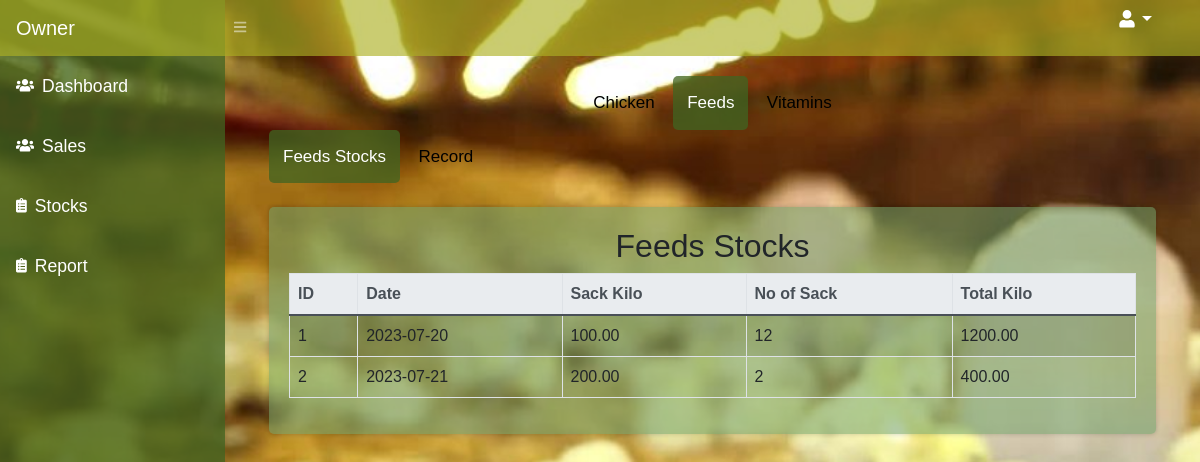
The app's page /admin/feed_stocks_record.php with its own data.
### tables this page shows
CREATE TABLE `feeds_stocks` (
  `id` int(11) NOT NULL,
  `date` date NOT NULL,
  `sack_kilo` decimal(10,2) NOT NULL,
  `no_of_sacks` int(11) NOT NULL,
  `total_kilo` decimal(10,2) NOT NULL
);

### admin/feed_stocks_record.php (the view, shortened to what this page needs)
<!DOCTYPE html>
<html>
<head>
    <link rel="stylesheet" href="https://stackpath.bootstrapcdn.com/bootstrap/4.5.2/css/bootstrap.min.css">
        <link href="https://cdn.jsdelivr.net/npm/simple-datatables@latest/dist/style.css" rel="stylesheet" />
        <link href="../css/styles.css" rel="stylesheet" />
        <link href="../css copy/themee.css" rel="stylesheet" />
</head>
<body class="sb-nav-fixed">
<?php include_once('includes/navbar.php');?>
        <div id="layoutSidenav">
          <?php include_once('includes/sidebar.php');?>
            <div id="layoutSidenav_content">
                <main>
                    <div class="container-fluid px-4">
                    <div class="pill-nav" align="center">
                    <a href="chickenstocks.php">Chicken</a>
                    <a class="active" href="feedsstocks.php">Feeds</a>
                    <a href="vitaminsstocks.php">Vitamins</a>
                    </div>
                    <div class="pill-nav">
                    <a class="active" href="feedsstocks.php">Feeds Stocks</a>
                    <a href="feed_stocks_record.php">Record</a>
                    </div>
</body>
</html>
<?php
$servername = "localhost";
$username = "root";
$password = "";
$dbname = "loginsystem";
$conn = new mysqli($servername, $username, $password, $dbname);
$sql = "SELECT * FROM feeds_stocks";
$result = $conn->query($sql);
if ($result->num_rows > 0) {
    echo "<div class='container mt-4'>";
    echo "<h2>Feeds Stocks</h2>";
    echo "<table class='table table-bordered table-striped'>";
    echo "<thead class='thead-light'>";
    echo "<tr><th>ID</th><th>Date</th><th>Sack Kilo</th><th>No of Sack</th><th>Total Kilo</th></tr>";
    echo "</thead>";
    echo "<tbody>";
    while ($row = $result->fetch_assoc()) {
        echo "<tr>";
        echo "<td>" . $row['id'] . "</td>";
        echo "<td>" . $row['date'] . "</td>";
        echo "<td>" . $row['sack_kilo'] . "</td>";
        echo "<td>" . $row['no_of_sacks'] . "</td>";
        echo "<td>" . $row['total_kilo'] . "</td>";
        echo "</tr>";
    }
    echo "</tbody>";
    echo "</table>";
    echo "</div>";
} else {
    echo "<div class='container mt-4'>";
    echo "<div class='alert alert-info'>No chicken stocks data available.</div>";
    echo "</div>";
}
?>

### css copy/themee.css (style rules this page uses)
* { margin: 0; padding: 0; box-sizing: border-box; }
body { background: url("../img/chick_bg.jpg") no-repeat; background-position: center; background-size: cover; height: 100vh; margin: 0; padding: 0; list-style: none; text-decoration: none; }
.container { padding: 28px 40px; transition: .5s; }

### admin/feed_stocks_record.php (style rules this page uses)
body { font-family: Arial, Helvetica, sans-serif; }
.pill-nav a { display: inline-block; color: black; text-align: center; padding: 14px; text-decoration: none; font-size: 17px; border-radius: 5px; }
.pill-nav a.active { background-color: rgba(65, 100, 34, 0.76); color: white; }
body { font-family: Arial, sans-serif; background-color: #f8f8f8; padding: 20px; }
.container { max-width: 900px; margin: 0 auto; background-color: #72A06A8C; padding: 20px; border-radius: 5px; box-shadow: 0 0 5px rgba(0, 0, 0, 0.2); }
h2 { text-align: center; }

### admin/includes/sidebar.php (style rules this page uses)
.active { background-color: rgba(65, 100, 34, 0.76); color: white; }

### records on screen
feeds_stocks: id "1", date "2023-07-20", sack_kilo "100.00", no_of_sacks "12", total_kilo "1200.00"
feeds_stocks: id "2", date "2023-07-21", sack_kilo "200.00", no_of_sacks "2", total_kilo "400.00"
